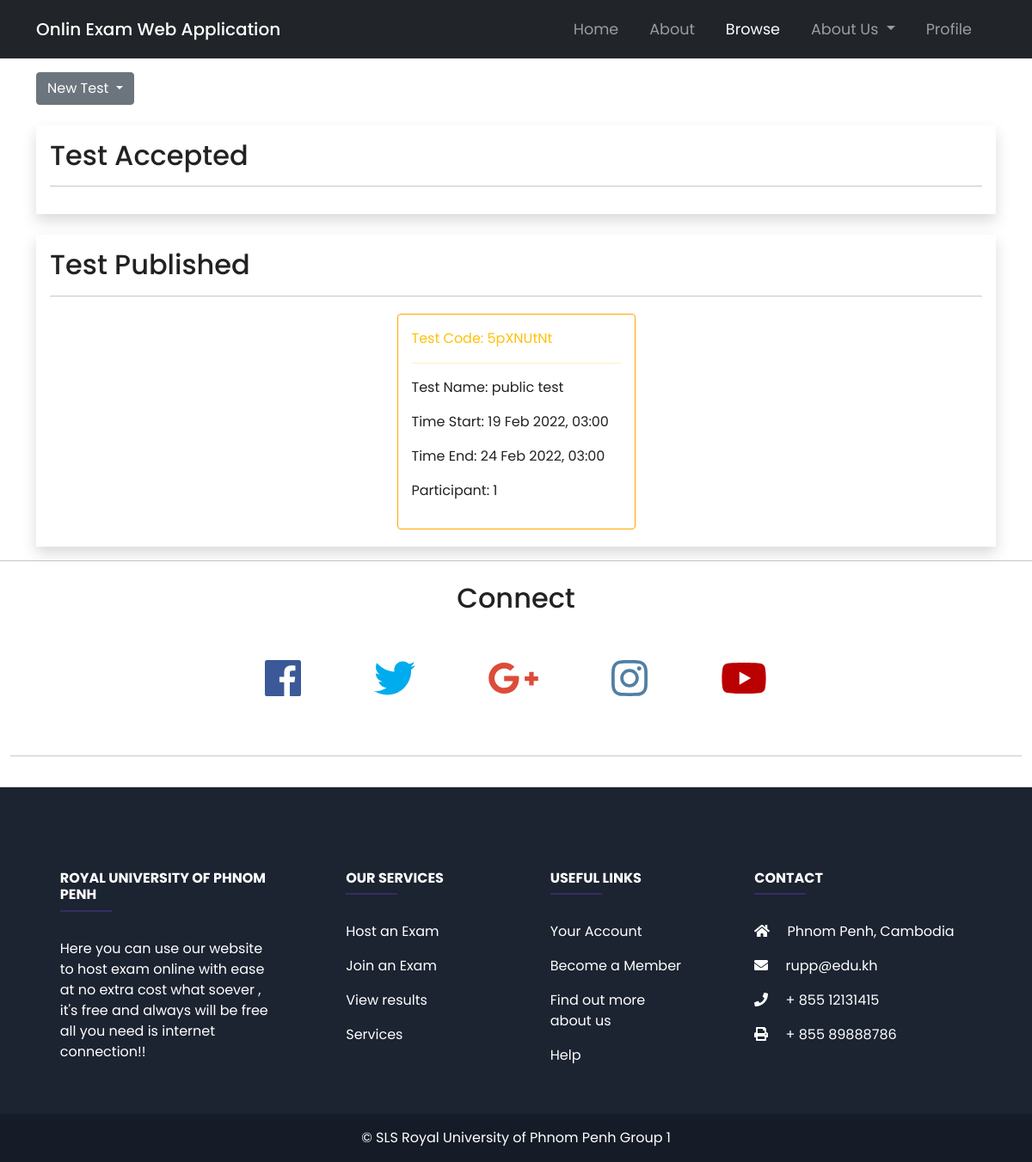
The app's page /public/php/browse.php (signed in) with its own data.
### tables this page shows
CREATE TABLE `tbltest` (
  `testID` int(11) NOT NULL,
  `hostID` int(11) DEFAULT NULL,
  `TestStartDate` char(50) DEFAULT NULL,
  `TestEndDate` varchar(50) NOT NULL,
  `testDuration` int(11) DEFAULT NULL,
  `isPublic` tinyint(1) DEFAULT NULL,
  `testScore` int(11) DEFAULT NULL,
  `testCode` char(8) DEFAULT NULL,
  `testName` char(50) DEFAULT NULL,
  `testDescription` char(150) DEFAULT NULL
);

### server/database.php (called while the page is built, shortened)
<?php
function ConnectToDatabase($dbname)
{
    $servername = 'localhost';
    $username = 'root';
    $conn = new mysqli($servername, $username, '', $dbname);
    return $conn;
}
function getPublishedTest($id)
{
    $conn = ConnectToDatabase('examdb');
    $query = 'select * from tbltest where hostid = ' . $id;
    $result = $conn->query($query);
    if (!empty($result) && $result->num_rows > 0) {
        $query_result = array();
        while ($row = $result->fetch_assoc()) {
            array_push($query_result, $row);
        };
        return $query_result;
    }
    return null;
}
function countPaticipant($id)
{
    $sql = "select count(*) as x from testaccepted where testid = " . $id;
    $conn = ConnectToDatabase('examdb');
    $result = $conn->query($sql);
    return $result->fetch_assoc();
}

### public/php/browse.php (the view, shortened to what this page needs)
<?php
include("../../server/database.php");
if (isset($_SESSION['ID']) && !empty($_SESSION['ID'])) {
    $published_test = getPublishedTest($_SESSION['ID']);
}
?>
<!DOCTYPE html>
<html lang="en">
<head>
</head>
<body>
    <div class="container mb-3">
        <div class="dropdown mt-3">
            <button class="btn btn-secondary dropdown-toggle" type="button" id="dropdownMenuButton" data-toggle="dropdown" aria-haspopup="true" aria-expanded="false">
                New Test
            </button>
        </div>
        <div class="col-md-12 mt-4 shadow">
            <h2>Test Accepted</h2>
            <hr class="h-0 w-100">
        </div>
        <div class="col-md-12 mt-4 shadow" id="published-test">
            <h2>Test Published</h2>
            <hr class="h-0 w-100">
            <div class="row justify-content-center">
                <?php
                if (!empty($published_test)) {
                    $now = new DateTime();
                    foreach ($published_test as $test) {
                        $startdate = new DateTime($test['TestStartDate']);
                        $enddate = new DateTime($test['TestEndDate']);
                        if ($enddate->getTimestamp() - $now->getTimestamp() < 0) {
                            continue;
                        }
                        echo "<div class = 'col-md-3 test-container rounded-2 m-1' style='cursor:pointer' id = '" . $test['testCode'] . "' onclick = 'tryTakeTest(this)'>";
                        echo "<p class = 'text-warning'>Test Code: " . $test['testCode'] . "</p>";
                        echo "<hr class = 'h-0 w-100 bg-warning'";
                        echo "<p>Test Name: " . $test['testName'] . "</p>";
                        echo "<p>Time Start: " . $startdate->format('d M Y, h:i') . "</p>";
                        echo "<p>Time End: " . $enddate->format('d M Y, h:i') . "</p>";
                        echo "<p>Participant: " . countPaticipant($test['testID'])['x'] . "</p>";
                        echo "</div>";
                    }
                } else
                    echo "<h4 class = 'text-secondary'>Seem like your haven't made anything yet</h4>";
                ?>
            </div>
        </div>
    </div>
</body>
</html>

### public/css/style.css (style rules this page uses)
html, body { height: 100%; width: 100%; font-family: 'Poppins', sans-serif; color: #222; }
.navbar { padding: .8rem; }
.navbar-nav li { padding-right: 20px; }
.nav-link { font-size: 1.1em !important; }
.padding { padding-bottom: 2rem; }
.social a { font-size: 3em; padding: 2.5rem; }
.fa-facebook { color: #3b5998; }
.fa-twitter { color: #00aced; }
.fa-google-plus-g { color: #dd4b39; }
.fa-instagram { color: #517fa4; }
.fa-youtube { color: #bb0000; }
footer { background-color: #3f3f3f; color: #d5d5d5; padding-top: 2rem; }
footer a { text-decoration: none; color: #d5d5d5; }
[class*="col-"] { padding: 1rem; }

### public/php/browse.php (style rules this page uses)
.test-container { border: 1px solid orange; }

### records on screen
tbltest: testCode "5pXNUtNt", testName "public test", TestStartDate "19 Feb 2022, 03:00", TestEndDate "24 Feb 2022, 03:00", x "1"
